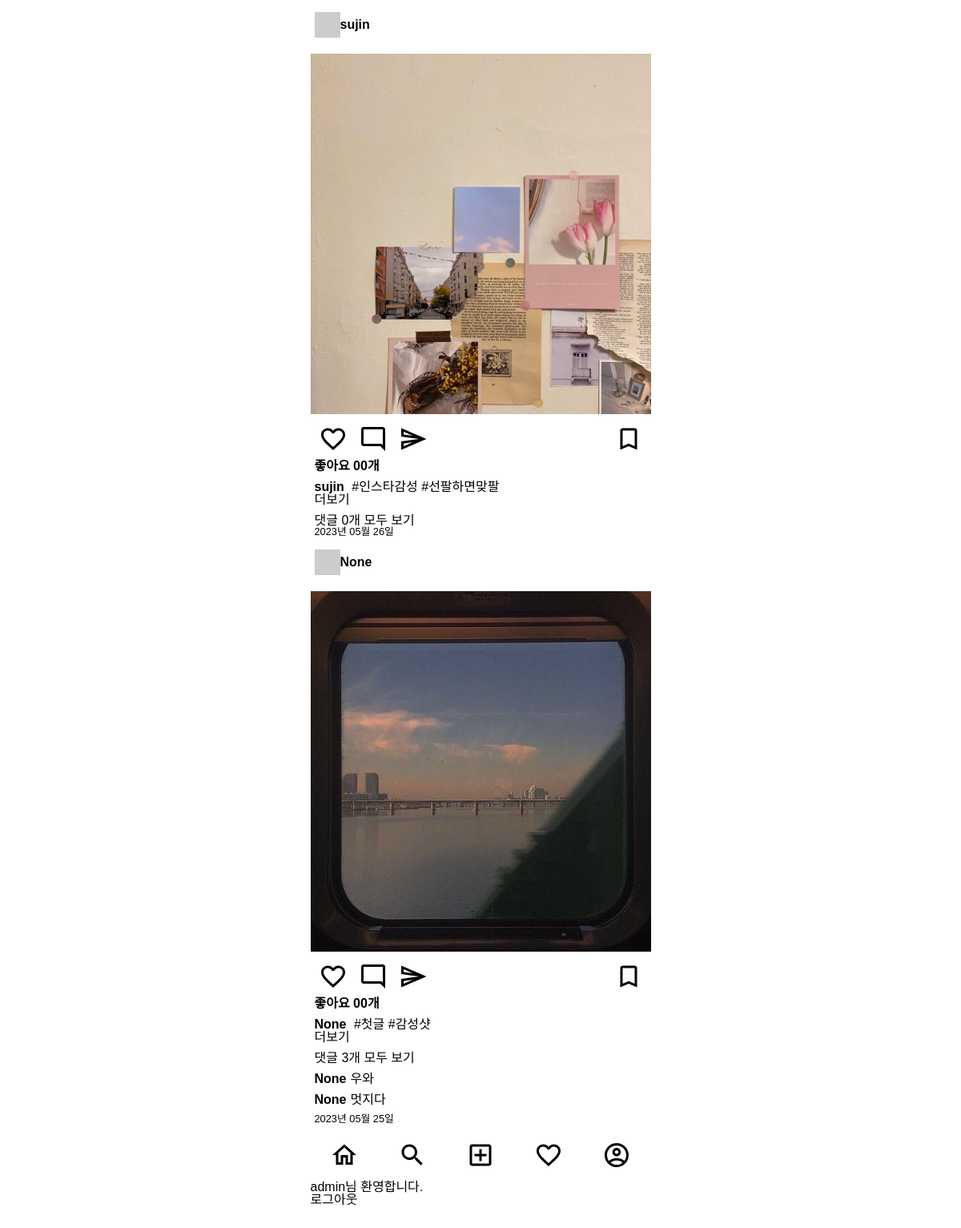
Screenshot of / (signed in) with the database file from the repository.
### posts/models.py (models this page shows)
class Post(models.Model):
    image = models.ImageField(verbose_name='이미지', null=True, blank=True)
    content = models.TextField(verbose_name='내용')
    created_at = models.DateTimeField(verbose_name='작성일', auto_now_add=True)
    view_count = models.IntegerField(verbose_name='조회수', default=0)
    writer = models.ForeignKey(to=User, on_delete=models.CASCADE, null=True, blank=True)

class Comment(models.Model):
    content = models.TextField(verbose_name='내용')
    created_at = models.DateTimeField(verbose_name='작성일', auto_now_add=True)
    post = models.ForeignKey(to='Post', on_delete=models.CASCADE)
    writer = models.ForeignKey(to=User, on_delete=models.CASCADE, null=True, blank=True)

### users/models.py (models this page shows)
class User(AbstractUser): # AbstractUser 상속
    phone = models.CharField(verbose_name='전화번호', max_length=11)
    objects = UserManager()

### posts/views.py (the view)
# urls.py: path('', index, name='index'),
def index(request):
    post_list = Post.objects.all().order_by('-created_at') # Post 전체 데이터 조회
    context = {
        'post_list': post_list,
    }
    return render(request, 'index.html', context)

### templates/index.html (shortened to what this page needs)
{% extends 'base.html' %}
{% load static %}
{% block content %}
<main>
    <div class="card-list">
        {% for post in post_list %}
            {% include 'mixin/posts/post_card.html' with detail=False %}
        {% endfor %}
    </div>
</main>
{% endblock %}

### templates/base.html (shortened to what this page needs)
{% load static %}
<!DOCTYPE html>
<html lang="ko">
<head>
    <link rel="stylesheet" href="{% static 'css/reset.css' %}">
    <link rel="stylesheet" href="{% static 'css/index.css' %}">
</head>
<body class="container">
    <div>
    {% block content %}
    {% endblock %}
    </div>
    <div>
        <nav>
            <ul class="bottom-menu-group">
                <li>
                    <a href="{% url 'index' %}">
                        <img src="{% static 'icons/home_outlined_black_36dp.svg'%}" alt="홈">
                    </a>
                </li>
                <li>
                    <img src="{% static 'icons/search_outlined_black_36dp.svg' %}" alt="검색">
                </li>
                <li>
                    <a href="{% url 'posts:post-create' %}">
                        <img src="{% static 'icons/add_box_outlined_black_36dp.svg' %}" alt="글쓰기">
                    </a>
                </li>
                <li>
                    <img src="{% static 'icons/favorite_outlined_black_36dp.svg' %}" alt="좋아요">
                </li>
                <li>
                    <img src="{% static 'icons/account_circle_outlined_black_36dp.svg' %}" alt="프로필">
                </li>
            </ul>
        </nav>
    </div>
    {% if request.user.is_authenticated %}
        <div>
            {{ user.username }}님 환영합니다.
        </div>
        <a href="{% url 'accounts:logout' %}">로그아웃</a>
    {% else %}
    <a href="{% url 'accounts:login' %}">로그인</a>
    <a href="{% url 'accounts:signup' %}">회원가입</a>
    {% endif %}
</body>
</html>

### templates/mixin/posts/post_card.html (shortened to what this page needs)
{% load static %}
<div class="card">
    <div class="card__header">
        <img src="http://via.placeholder.com/32x32" alt="프로필이미지">
        <a href="#">
            <span class="card__user-name">{{ post.writer }}</span>
        </a>
    </div>
    <div class="card__body">
        <div>
            {% if post.image %}
                <img class="card__image" src="{{ post.image.url }}" alt="">
            {% else %}
                <img class="card__image" src="http://via.placeholder.com/600x600" alt="">
            {% endif %}
        </div>
        <div class="card__btn-group">
            <div>
                <img class="card__btn" src="{% static 'icons/favorite_outlined_black_36dp.svg' %}" alt="좋아요"/>
                <img class="card__btn" src="{% static 'icons/mode_comment_outlined_black_36dp.svg' %}" alt="댓글"/>
                <img class="card__btn" src="{% static 'icons/send_outlined_black_36dp.svg' %}" alt="공유하기"/>
            </div>
            <div>
                <img class="card__btn" src="{% static 'icons/bookmark_outlined_black_36dp.svg' %}" alt="북마크"/>
            </div>
        </div>
        <div class="card_content">
            <span class="card__like-num">좋아요 00개</span>
            <div class="card__main-text">
                <p><span class="card__user-name">{{ post.writer }}</span>
                    {% if not detail %}
                        {{ post.content|truncatechars:35 }}
                    {% else %}
                        {{ post.content }}
                    {% endif %}
                    </p>
                {% if not detail %}
                <a href="{% url 'posts:post-detail' post.id %}">더보기</a>
                {% endif %}
            </div>
            <div>
                <p>댓글 {{ post.comment_set.all.count }}개
                {% if not detail %}
                    <a href="{% url 'posts:post-detail' post.id %}">모두 보기</a>
                {% endif %}
                </p>
                <ul class="card__comment-group">
                    {% if not detail %}
                        {% for comment in post.comment_set.all|slice:":2" %}
                        <li>
                            <p><span class="card__user-name">{{ comment.writer }}</span>{{ comment.content }}</p>
                        </li>
                        {% endfor %}
                    {% else %}
                        {% for comment in post.comment_set.all %}
                        <li>
                            <p><span class="card__user-name">{{ comment.writer }}</span>{{ comment.content }}</p>
                        </li>
                        {% endfor %}
                    {% endif %}
                </ul>
                <p class="card__created-at">{{ post.created_at|date:"Y년 m월 d일" }}</p>
            </div>
        </div>
    </div>
</div>

### static/css/index.css (style rules this page uses)
.container { display: flex; flex-direction: column; max-width: 425px; }
body { font-family: 'Noto Sans KR', sans-serif; margin: 0 auto 60px auto; }
main { background-color: #FAFAFA; }
.bottom-menu-group { display: flex; height: 60px; align-items: center; justify-content: space-around; background-color: #FFFFFF; }
.card-list { margin: 10px 0; background-color: #FFFFFF; }
.card__header { display: flex; align-items: center; margin: 15px 0; padding: 0 5px; }
.card__user-name { font-weight: bold; margin: 0 5px 0 0; }
.card__body { margin: 10px 0; }
.card__image { height: 450px; width: 100%; margin: 5px 0; object-fit: cover; }
.card__btn-group { display: flex; justify-content: space-between; margin: 5px 0; padding: 0 5px; }
.card__btn { margin: 0 5px; }
.card_content { display: flex; flex-direction: column; padding: 0 5px; }
.card__like-num { font-weight: bold; }
.card__main-text { margin: 10px 0; }
.card__comment-group > li { margin: 10px 0; }
.card__created-at { font-weight: lighter; font-size: 0.8rem; }

### rows the page displays
Post: writer "sujin", image (picture), content "#인스타감성 #선팔하면맞팔", comment_set.all.count "0", created_at "2023년 05월 26일"
Post: writer "None", image (picture), content "#첫글 #감성샷", comment_set.all.count "3", created_at "2023년 05월 25일"
Comment: writer "None", content "우와"
Comment: writer "None", content "멋지다"
User: username "admin"
